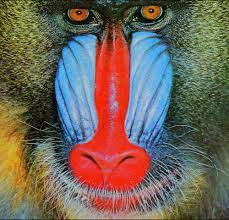
%> input picture technical-2/images/mandrill.jpg, 229 x 220 px
$ octave question12.m   (GNU Octave 9; MATLAB toolbox functions it lacks are replaced by stand-ins)
%> lines starting %> are read from the running program, lines starting %| are printed output that depends on the picture
%{
Display the difference between the cmax and cmin images.
%}

% Use a sample image
I = imread('mandrill.jpg');
%> I is the input picture: size 220x229x3 uint8; mean R, G, B 114.1, 101.5, 90.2

cmax = imadjust(I,[],[],0.5);
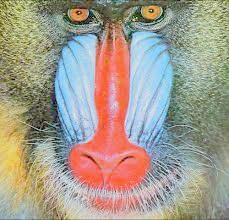
%> cmax: size 220x229x3 uint8; mean R, G, B 163.6, 155.8, 141.5
cmin = imadjust(I,[],[],2);
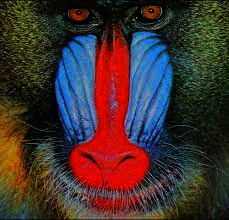
%> cmin: size 220x229x3 uint8; mean R, G, B 65.3, 48.9, 47.2

imshow(imsubtract(cmax,cmin))
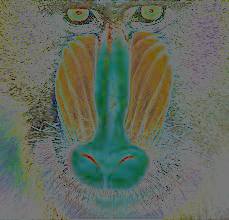
%> displayed picture: size 220x229x3, on the screen's scale of 0 to 255; mean R, G, B 98.2, 106.9, 94.3

%{
I am seeing a difference between the cmax and cmin images. This means that
the contrast is being adjusted. The cmax image is lighter and the cmin image is darker.
%}

$ run again, with technical-2/images/blocks.tif saved as technical-2/images/mandrill.jpg
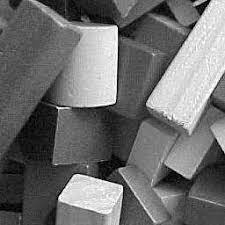
%> input picture technical-2/images/blocks.tif, 225 x 225 px
%> I is the input picture: size 225x225x3 uint8; min 0, max 255, mean 109.8
%> `cmin = imadjust(I,[],[],2);`:
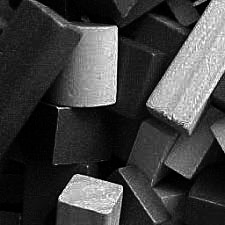
%> cmin: size 225x225x3 uint8; min 0, max 255, mean 63.6
%> `imshow(imsubtract(cmax,cmin))`:
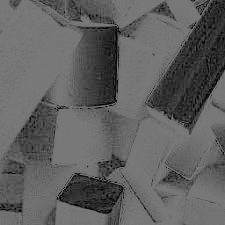
%> displayed picture: size 225x225x3, on the screen's scale of 0 to 255; min 0, max 121, mean 95.8

$ run again, with technical-2/images/buffalo.tif saved as technical-2/images/mandrill.jpg
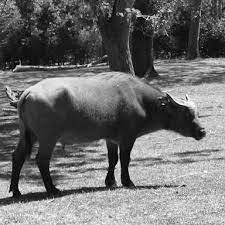
%> input picture technical-2/images/buffalo.tif, 225 x 225 px
%> I is the input picture: size 225x225x3 uint8; min 0, max 255, mean 108.6
%> `cmin = imadjust(I,[],[],2);`:
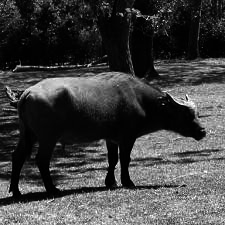
%> cmin: size 225x225x3 uint8; min 0, max 255, mean 65.3
%> `imshow(imsubtract(cmax,cmin))`:
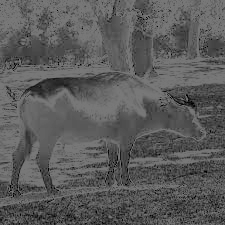
%> displayed picture: size 225x225x3, on the screen's scale of 0 to 255; min 0, max 121, mean 90.8

$ run again, with technical-2/images/circuit.tif saved as technical-2/images/mandrill.jpg
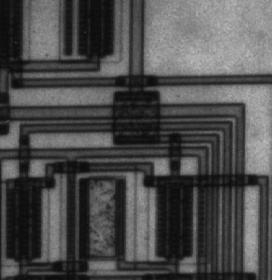
%> input picture technical-2/images/circuit.tif, 272 x 280 px
%> I is the input picture: size 280x272 uint8; min 11, max 190, mean 76.3
%> `cmin = imadjust(I,[],[],2);`:
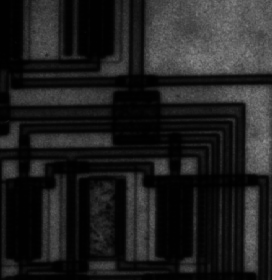
%> cmin: size 280x272 uint8; min 0, max 142, mean 31.4
%> `imshow(imsubtract(cmax,cmin))`:
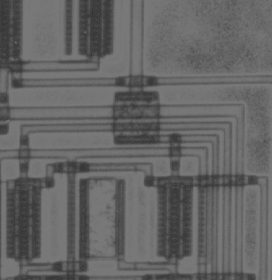
%> displayed picture: size 280x272, on the screen's scale of 0 to 255; min 53, max 121, mean 100.9
